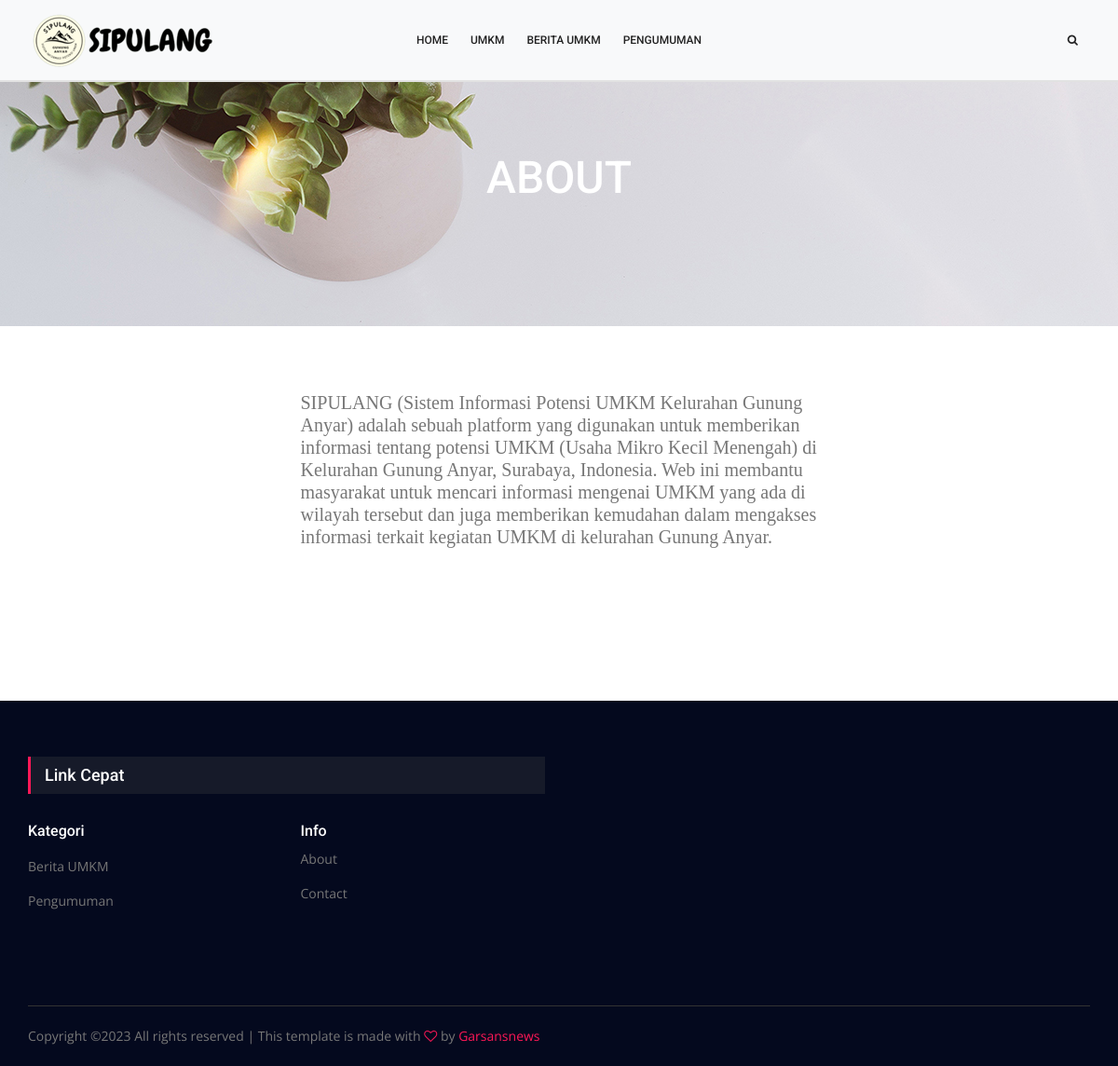
The app's page /index.php/contact with its own data.
### tables this page shows
CREATE TABLE `category` (
  `id` int(11) NOT NULL,
  `category_name` varchar(100) NOT NULL,
  `slug` varchar(255) NOT NULL,
  `is_active` char(1) NOT NULL
);

CREATE TABLE `banner` (
  `id` int(11) NOT NULL,
  `title` varchar(100) NOT NULL,
  `photo` varchar(100) NOT NULL
);

CREATE TABLE `contact` (
  `id` int(11) NOT NULL,
  `contact_name` varchar(255) NOT NULL,
  `description` text NOT NULL
);

### application/controllers/Contact.php (called while the page is built, shortened)
<?php
class Contact extends CI_Controller {
   public function __construct()
   {
      $this->load->model('identity_model', 'identity', true);
      $this->load->model('banner_model', 'banner', true);
      $this->load->model('category_model', 'category', true);
      $this->load->model('contact_model', 'contact', true);
   }
   public function index()
   {
      $data['favicon']     = $this->identity->getIdentity();
      $data['title']       = 'Blog';
      $data['navbar']      = $this->category->getCategory();
      $data['banner']      = $this->banner->getBanner();
      $data['category']    = $this->category->getCategory();
      $data['content']     = $this->contact->getAbout();
      $data['page'] = 'about';
      $this->load->view('front/layouts/app', $data);
   }
}

### index.php (called while the page is built, shortened)
<?php
require_once BASEPATH.'core/CodeIgniter.php';

### application/models/Category_model.php (called while the page is built, shortened)
<?php
class Category_model extends CI_Model {
   private $table = 'category';
   public function getCategory()
   {
      return $this->db->get($this->table)->result();
   }
}

### application/models/Banner_model.php (called while the page is built, shortened)
<?php
class Banner_model extends CI_Model {
   private $table = 'banner';
   public function getBanner()
   {
      return $this->db->get($this->table)->row();
   }
}

### application/models/Contact_model.php (called while the page is built, shortened)
<?php
class Contact_model extends CI_Model {
   public function getAbout()
   {
      return $this->db->get('contact')->row();
   }
}

### application/views/front/pages/about.php (the view, shortened to what this page needs)
<section class="banner_area">
   <div class="banner_inner d-flex align-items-center" style="background-image: url(<?= base_url('images/banner/' . $banner->photo) ?>)">
      <div class="container">
         <div class="banner_content text-center">
            <h2>ABOUT</h2>
         </div>
      </div>
   </div>
</section>
<div class="row">
   <div class="col-lg-6  mx-auto">
      <div class="container contact">
         <p>
            <?= $content->description ?>
         </p>
      </div>
   </div>
</div>

### application/views/front/layouts/_navbar.php (shortened to what this page needs)
<?php
   $navbar   = $this->category->getCategory();
	$sub 	 = $this->uri->segment(1);
   $category = $this->uri->segment(3);
?>
<nav class="navbar navbar-light navbar-expand-lg navbar-light bg-light fixed-top home">
   <div class="container">
      <a href="<?= base_url() ?>" class="navbar-brand d-flex w-50 mr-auto">
      <img src="<?= base_url('images/brand/logo-via-logohub.png') ?>" alt="">
      </a>
      <div class="navbar-collapse collapse w-100" id="collapsingNavbar3">
         <ul class="navbar-nav w-100 justify-content-center">
				  <li class="nav-item <?=empty($sub) ? 'active' :'' ?>">
                  <a class="nav-link " href="<?= base_url("") ?>">Home</a>
               </li>
					<li class="nav-item <?=$sub == 'umkm' ? 'active' :'' ?>">
                  <a class="nav-link" href="<?= base_url("umkm") ?>">UMKM</a>
               </li>
            <?php foreach($navbar as $n) : ?>
               <li class="nav-item <?php if($n->slug === $category ) { echo "active"; } ?> ">
                  <a class="nav-link" href="<?= base_url("blog/category/$n->slug") ?>"><?= $n->category_name ?></a>
               </li>
            <?php endforeach ?>
         </ul>
         <ul class="nav navbar-nav ml-auto w-100 justify-content-end">
            <li class="nav-item">
               <a class="nav-link" onclick="openSearch()">
                  <i class="fa fa-search"></i>
               </a>
            </li>
         </ul>
      </div>
   </div>
</nav>

### application/views/front/layouts/_footer.php
<footer class="footer-area mt-5">
   <div class="container">
      <div class="row f_widgets_inner">
         <div class="col-lg-6 col-md-6 col-sm-6">
            <div class="single-footer-widget">
                  <div class="f_title">
                  <h3>Link Cepat
                  </h3>
                  </div>
                  <div class="row">
                     <div class="col-6">
                        <h5 style="color: white">Kategori</h5>
                        <ul class="list mt-3">
                           <?php foreach($category as $c) : ?>
                              <li><a href="<?= base_url("blog/category/$c->slug") ?>"><?= $c->category_name ?></a></li>
                           <?php endforeach ?>
                        </ul>
                     </div>
                     <div class="col-6">
                        <h5 style="color: white">Info</h5>
                        <ul class="list">
                              <li><a href="<?= base_url('contact') ?>">About</a></li>
                              <li><a href="#">Contact</a></li>
                        </ul>
                     </div>
                  </div>
            </div>
         </div>
      </div>
      <div class="row footer-bottom d-flex justify-content-between align-items-center">
         <div class="col-lg-12">
            <div class="f_boder"></div>
         </div>
         <p class="col-lg-8 col-md-8 footer-text">
Copyright &copy;<script>document.write(new Date().getFullYear());</script> All rights reserved | This template is made with <i class="fa fa-heart-o" aria-hidden="true"></i> by <a href="https://colorlib.com" target="_blank">Garsansnews</a>
</p>
      </div>
   </div>
</footer>

### records on screen
category: category_name "BERITA UMKM", category_name "Berita UMKM"
category: category_name "PENGUMUMAN", category_name "Pengumuman"
banner: photo (picture)
contact: description "SIPULANG (Sistem Informasi Potensi UMKM Kelurahan Gunung Anyar) adalah sebuah platform yang digunakan untuk memberikan informasi tentang potensi UMKM (Usaha Mikro Kecil Menengah) di Kelurahan Gunung Anyar, Surabaya, Indonesia. Web ini membantu masyarakat untuk mencari informasi mengenai UMKM yang ada di wilayah tersebut dan juga memberikan kemudahan dalam mengakses informasi terkait kegiatan UMKM di kelurahan Gunung Anyar."
